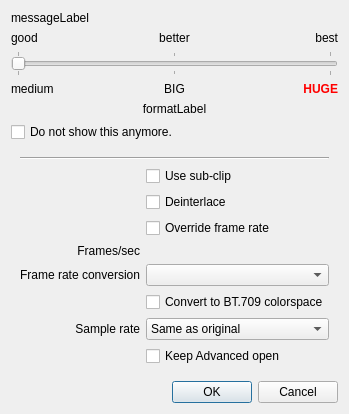
<?xml version="1.0" encoding="UTF-8"?>
<ui version="4.0">
 <class>TranscodeDialog</class>
 <widget class="QDialog" name="TranscodeDialog">
  <property name="windowModality">
   <enum>Qt::WindowModality::WindowModal</enum>
  </property>
  <property name="geometry">
   <rect>
    <x>0</x>
    <y>0</y>
    <width>492</width>
    <height>575</height>
   </rect>
  </property>
  <property name="whatsThis">
   <string notr="true">https://forum.shotcut.org/t/convert-to-edit-friendly-dialog/47720</string>
  </property>
  <layout class="QVBoxLayout" name="verticalLayout">
   <property name="sizeConstraint">
    <enum>QLayout::SizeConstraint::SetFixedSize</enum>
   </property>
   <item>
    <widget class="QLabel" name="messageLabel">
     <property name="text">
      <string notr="true">messageLabel</string>
     </property>
     <property name="alignment">
      <set>Qt::AlignmentFlag::AlignLeading|Qt::AlignmentFlag::AlignLeft|Qt::AlignmentFlag::AlignTop</set>
     </property>
     <property name="wordWrap">
      <bool>true</bool>
     </property>
    </widget>
   </item>
   <item>
    <layout class="QHBoxLayout" name="horizontalLayout">
     <item>
      <widget class="QLabel" name="label">
       <property name="text">
        <string>good</string>
       </property>
       <property name="alignment">
        <set>Qt::AlignmentFlag::AlignLeading|Qt::AlignmentFlag::AlignLeft|Qt::AlignmentFlag::AlignVCenter</set>
       </property>
      </widget>
     </item>
     <item>
      <widget class="QLabel" name="label_2">
       <property name="text">
        <string>better</string>
       </property>
       <property name="alignment">
        <set>Qt::AlignmentFlag::AlignCenter</set>
       </property>
      </widget>
     </item>
     <item>
      <widget class="QLabel" name="label_3">
       <property name="text">
        <string>best</string>
       </property>
       <property name="alignment">
        <set>Qt::AlignmentFlag::AlignRight|Qt::AlignmentFlag::AlignTrailing|Qt::AlignmentFlag::AlignVCenter</set>
       </property>
      </widget>
     </item>
    </layout>
   </item>
   <item>
    <widget class="QSlider" name="horizontalSlider">
     <property name="maximum">
      <number>2</number>
     </property>
     <property name="pageStep">
      <number>1</number>
     </property>
     <property name="value">
      <number>0</number>
     </property>
     <property name="sliderPosition">
      <number>0</number>
     </property>
     <property name="orientation">
      <enum>Qt::Orientation::Horizontal</enum>
     </property>
     <property name="tickPosition">
      <enum>QSlider::TickPosition::TicksBothSides</enum>
     </property>
    </widget>
   </item>
   <item>
    <layout class="QHBoxLayout" name="horizontalLayout_2">
     <item>
      <widget class="QLabel" name="label_4">
       <property name="text">
        <string>medium</string>
       </property>
       <property name="alignment">
        <set>Qt::AlignmentFlag::AlignLeading|Qt::AlignmentFlag::AlignLeft|Qt::AlignmentFlag::AlignVCenter</set>
       </property>
      </widget>
     </item>
     <item>
      <widget class="QLabel" name="label_5">
       <property name="text">
        <string>BIG</string>
       </property>
       <property name="alignment">
        <set>Qt::AlignmentFlag::AlignCenter</set>
       </property>
      </widget>
     </item>
     <item>
      <widget class="QLabel" name="label_6">
       <property name="text">
        <string>&lt;span style=&quot; font-weight:700; color:#ff0000;&quot;&gt;HUGE&lt;/span&gt;</string>
       </property>
       <property name="alignment">
        <set>Qt::AlignmentFlag::AlignRight|Qt::AlignmentFlag::AlignTrailing|Qt::AlignmentFlag::AlignVCenter</set>
       </property>
      </widget>
     </item>
    </layout>
   </item>
   <item>
    <widget class="QLabel" name="formatLabel">
     <property name="text">
      <string notr="true">formatLabel</string>
     </property>
     <property name="alignment">
      <set>Qt::AlignmentFlag::AlignCenter</set>
     </property>
    </widget>
   </item>
   <item>
    <widget class="QCheckBox" name="checkBox">
     <property name="text">
      <string comment="Convert to edit-friendly format dialog">Do not show this anymore.</string>
     </property>
    </widget>
   </item>
   <item>
    <widget class="QWidget" name="advancedWidget" native="true">
     <layout class="QVBoxLayout" name="verticalLayout_2">
      <item>
       <layout class="QGridLayout" name="gridLayout" columnstretch="0,1">
        <item row="4" column="1">
         <widget class="FrameRateWidget" name="fpsWidget" native="true">
          <property name="toolTip">
           <string>Override the frame rate to a specific value.</string>
          </property>
         </widget>
        </item>
        <item row="6" column="1">
         <widget class="QCheckBox" name="convert709CheckBox">
          <property name="toolTip">
           <string>This is useful when the source video is HDR (High Dynamic Range), which requires tone-mapping to the old, standard range.</string>
          </property>
          <property name="text">
           <string>Convert to BT.709 colorspace</string>
          </property>
         </widget>
        </item>
        <item row="1" column="1">
         <widget class="QCheckBox" name="subclipCheckBox">
          <property name="toolTip">
           <string>This option converts only the trimmed portion of the source
clip plus a little instead of the entire clip. When this option is
used not all of the matching source clips are replaced, instead
only the currently selected one.</string>
          </property>
          <property name="text">
           <string>Use sub-clip</string>
          </property>
         </widget>
        </item>
        <item row="9" column="1">
         <widget class="QCheckBox" name="advancedCheckBox">
          <property name="toolTip">
           <string>Enable this to keep the Advanced section open for the next time this dialog appears.</string>
          </property>
          <property name="text">
           <string>Keep Advanced open</string>
          </property>
         </widget>
        </item>
        <item row="5" column="1">
         <widget class="QComboBox" name="frcComboBox">
          <property name="toolTip">
           <string>Frame rate conversion method

Duplicate: Duplicate frames.
Blend: Blend frames.
Motion Compensation: Interpolate new frames using motion compensation. This method is very slow and may result in artifacts.</string>
          </property>
         </widget>
        </item>
        <item row="0" column="0" colspan="2">
         <widget class="Line" name="line">
          <property name="orientation">
           <enum>Qt::Orientation::Horizontal</enum>
          </property>
         </widget>
        </item>
        <item row="3" column="1">
         <widget class="QCheckBox" name="fpsCheckBox">
          <property name="toolTip">
           <string>Change the frame rate from its source.</string>
          </property>
          <property name="text">
           <string>Override frame rate</string>
          </property>
         </widget>
        </item>
        <item row="7" column="0">
         <widget class="QLabel" name="sampleRateLabel">
          <property name="enabled">
           <bool>true</bool>
          </property>
          <property name="text">
           <string>Sample rate</string>
          </property>
          <property name="alignment">
           <set>Qt::AlignmentFlag::AlignRight|Qt::AlignmentFlag::AlignTrailing|Qt::AlignmentFlag::AlignVCenter</set>
          </property>
         </widget>
        </item>
        <item row="4" column="0">
         <widget class="QLabel" name="fpsLabel">
          <property name="text">
           <string>Frames/sec</string>
          </property>
          <property name="alignment">
           <set>Qt::AlignmentFlag::AlignRight|Qt::AlignmentFlag::AlignTrailing|Qt::AlignmentFlag::AlignVCenter</set>
          </property>
         </widget>
        </item>
        <item row="2" column="1">
         <widget class="QCheckBox" name="deinterlaceCheckBox">
          <property name="toolTip">
           <string>If the source is interlaced, each interlaced field will be converted to a progressive frame resulting in double frame rate.</string>
          </property>
          <property name="text">
           <string>Deinterlace</string>
          </property>
         </widget>
        </item>
        <item row="5" column="0">
         <widget class="QLabel" name="frcLabel">
          <property name="text">
           <string>Frame rate conversion</string>
          </property>
          <property name="alignment">
           <set>Qt::AlignmentFlag::AlignRight|Qt::AlignmentFlag::AlignTrailing|Qt::AlignmentFlag::AlignVCenter</set>
          </property>
         </widget>
        </item>
        <item row="7" column="1">
         <widget class="QComboBox" name="sampleRateComboBox">
          <property name="enabled">
           <bool>true</bool>
          </property>
          <property name="currentText">
           <string>Same as original</string>
          </property>
          <item>
           <property name="text">
            <string>Same as original</string>
           </property>
          </item>
          <item>
           <property name="text">
            <string>44100</string>
           </property>
          </item>
          <item>
           <property name="text">
            <string>48000</string>
           </property>
          </item>
         </widget>
        </item>
       </layout>
      </item>
     </layout>
    </widget>
   </item>
   <item>
    <widget class="QDialogButtonBox" name="buttonBox">
     <property name="orientation">
      <enum>Qt::Orientation::Horizontal</enum>
     </property>
     <property name="standardButtons">
      <set>QDialogButtonBox::StandardButton::Cancel|QDialogButtonBox::StandardButton::Ok</set>
     </property>
    </widget>
   </item>
  </layout>
 </widget>
 <customwidgets>
  <customwidget>
   <class>FrameRateWidget</class>
   <extends>QWidget</extends>
   <header>widgets/frameratewidget.h</header>
   <container>1</container>
  </customwidget>
 </customwidgets>
 <resources/>
 <connections>
  <connection>
   <sender>buttonBox</sender>
   <signal>accepted()</signal>
   <receiver>TranscodeDialog</receiver>
   <slot>accept()</slot>
   <hints>
    <hint type="sourcelabel">
     <x>248</x>
     <y>254</y>
    </hint>
    <hint type="destinationlabel">
     <x>157</x>
     <y>274</y>
    </hint>
   </hints>
  </connection>
  <connection>
   <sender>buttonBox</sender>
   <signal>rejected()</signal>
   <receiver>TranscodeDialog</receiver>
   <slot>reject()</slot>
   <hints>
    <hint type="sourcelabel">
     <x>316</x>
     <y>260</y>
    </hint>
    <hint type="destinationlabel">
     <x>286</x>
     <y>274</y>
    </hint>
   </hints>
  </connection>
 </connections>
</ui>
